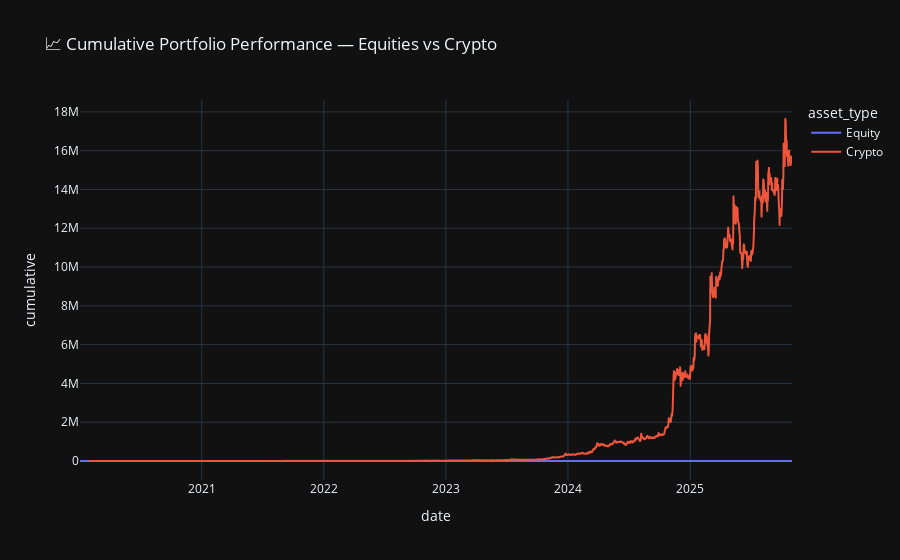
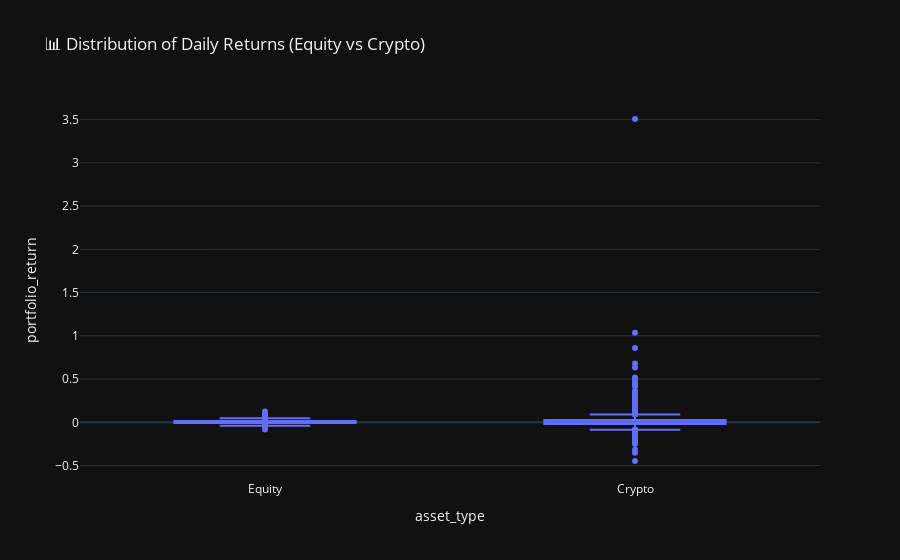

The code cell stored with these charts, in order, in its notebook:
### Code cell
import plotly.express as px
import pandas as pd
from IPython.display import display

# Load data
perf = pd.read_csv("../data/portfolio_results.csv", parse_dates=["date"])
stats = pd.read_csv("../data/portfolio_stats.csv")

# Show performance by asset type
fig = px.line(
    perf,
    x="date",
    y="cumulative",
    color="asset_type",
    title="📈 Cumulative Portfolio Performance — Equities vs Crypto",
)
fig.update_layout(template="plotly_dark")
fig.show()

# Optional: Compare daily returns
fig2 = px.box(
    perf,
    x="asset_type",
    y="portfolio_return",
    title="📊 Distribution of Daily Returns (Equity vs Crypto)",
)
fig2.update_layout(template="plotly_dark")
fig2.show()

### Figure 1 — Plotly figure (JSON) as saved in the notebook; plotly's stock layout.template omitted (floating-point values rounded to 4 significant figures; data arrays with more than 128 entries replaced by an {"elided": "..."} marker saying what was removed)
{"data": [{"hovertemplate": "asset_type=Equity<br>date=%{x}<br>cumulative=%{y}<extra></extra>", "legendgroup": "Equity", "line": {"color": "#636efa", "dash": "solid"}, "marker": {"symbol": "circle"}, "mode": "lines", "name": "Equity", "showlegend": true, "type": "scattergl", "x": {"elided": "1466 str values"}, "xaxis": "x", "y": {"elided": "1466 float values"}, "yaxis": "y"}, {"hovertemplate": "asset_type=Crypto<br>date=%{x}<br>cumulative=%{y}<extra></extra>", "legendgroup": "Crypto", "line": {"color": "#EF553B", "dash": "solid"}, "marker": {"symbol": "circle"}, "mode": "lines", "name": "Crypto", "showlegend": true, "type": "scattergl", "x": {"elided": "2101 str values"}, "xaxis": "x", "y": {"elided": "2101 float values"}, "yaxis": "y"}], "layout": {"legend": {"title": {"text": "asset_type"}, "tracegroupgap": 0}, "title": {"text": "📈 Cumulative Portfolio Performance — Equities vs Crypto"}, "xaxis": {"anchor": "y", "domain": [0, 1], "title": {"text": "date"}}, "yaxis": {"anchor": "x", "domain": [0, 1], "title": {"text": "cumulative"}}}}

### Figure 2 — Plotly figure (JSON) as saved in the notebook; plotly's stock layout.template omitted (floating-point values rounded to 4 significant figures; data arrays with more than 128 entries replaced by an {"elided": "..."} marker saying what was removed)
{"data": [{"alignmentgroup": "True", "hovertemplate": "asset_type=%{x}<br>portfolio_return=%{y}<extra></extra>", "legendgroup": "", "marker": {"color": "#636efa"}, "name": "", "notched": false, "offsetgroup": "", "orientation": "v", "showlegend": false, "type": "box", "x": {"elided": "3567 str values"}, "x0": " ", "xaxis": "x", "y": {"elided": "3567 float values"}, "y0": " ", "yaxis": "y"}], "layout": {"boxmode": "group", "legend": {"tracegroupgap": 0}, "title": {"text": "📊 Distribution of Daily Returns (Equity vs Crypto)"}, "xaxis": {"anchor": "y", "domain": [0, 1], "title": {"text": "asset_type"}}, "yaxis": {"anchor": "x", "domain": [0, 1], "title": {"text": "portfolio_return"}}}}
